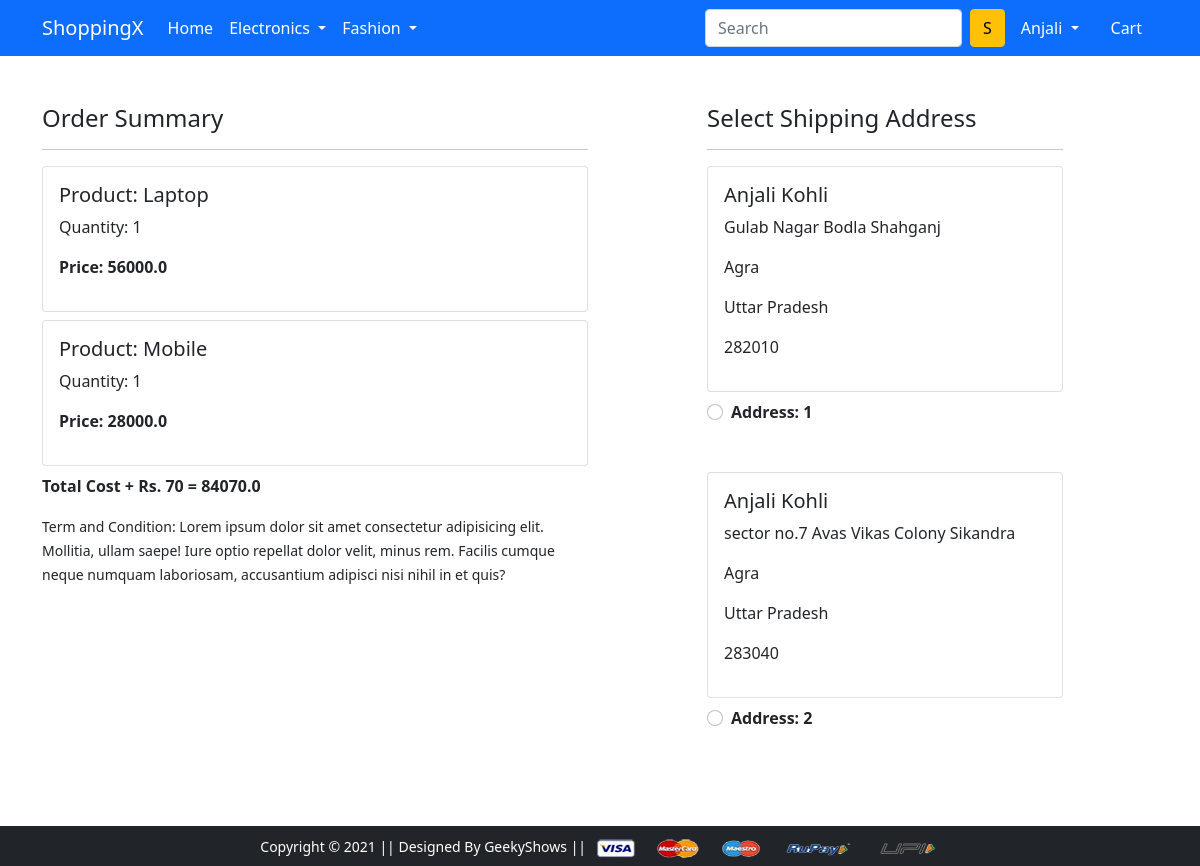
The app's page /checkout/ (signed in) with its own data.
### Ecommerce_App/models.py (models this page shows, shortened)
class Cart(models.Model):
    user = models.ForeignKey(User, on_delete=models.CASCADE)
    product = models.ForeignKey(Product, on_delete=models.CASCADE)
    quantity = models.PositiveIntegerField(default=1)
    @property
    def total_cost(self):
        return self.quantity * self.product.discounted_price

class Product(models.Model):
    title = models.CharField(max_length=100)
    selling_price = models.FloatField()
    discounted_price = models.FloatField()
    description = models.TextField()
    brand = models.CharField(max_length=100)
    category = models.CharField(choices=CATEGORY_CHOICES, max_length=10)
    profile_image = models.ImageField(upload_to='producting')

class Customer(models.Model):
    user = models.ForeignKey(User, on_delete=models.CASCADE)
    name = models.CharField(max_length=200)
    locality = models.CharField(max_length=200)
    city = models.CharField(max_length=100)
    zipcode = models.IntegerField()
    state = models.CharField(choices=STATE_CHOICES, max_length=100)

### Ecommerce_App/views.py (the view)
# urls.py: path('checkout/', views.CheckoutView.as_view(), name='checkout'),
@method_decorator(login_required, name='dispatch')
class CheckoutView(View):
    def get(self, request):
        user = request.user
        add = Customer.objects.filter(user=user)
        cart_items = Cart.objects.filter(user=user)
        amount = 0.0
        shipping_amount = 70.0
        totalamount = 0.0
        cart_product = [p for p in Cart.objects.all() if p.user == request.user]
        if cart_product:
            for p in cart_product:
                tempamount = (p.quantity * p.product.discounted_price)
                amount += tempamount
            totalamount = amount + shipping_amount
        return render(request, 'app/checkout.html', {'add': add, 'totalamount': totalamount, 'cart_itmes': cart_items})

### Ecommerce_App/Templates/app/checkout.html (shortened to what this page needs)
{% extends 'app/base.html' %}
{% load static %}
{% block main-content %}
<div class="container">
 <div class="row mt-5">
  <div class="col-sm-6">
    <h4>Order Summary</h4>
    <hr>
    {% for cart in cart_itmes %}
      <div class="card mb-2">
        <div class="card-body">
          <h5>Product: {{cart.product.title}}</h5>
          <p>Quantity: {{cart.quantity}}</p>
          <p class="fw-bold">Price: {{cart.total_cost}}</p>
        </div>
      </div>
      {% endfor %}
      <p class="fw-bold">Total Cost + Rs. 70 = {{totalamount}}</p>
    <small>Term and Condition: Lorem ipsum dolor sit amet consectetur adipisicing elit. Mollitia, ullam saepe! Iure optio repellat dolor velit, minus rem. Facilis cumque neque numquam laboriosam, accusantium adipisci nisi nihil in et quis?</small>
  </div>
  <div class="col-sm-4 offset-sm-1">
    <h4>Select Shipping Address</h4>
    <hr>
    <form action="{% url 'paymentdone' %}">
      {% for ad in add %}
      <div class="card">
        <div class="card-body">
        <h5>{{ad.name}}</h5>
        <p>{{ad.locality}}</p>
        <p>{{ad.city}}</p>
        <p>{{ad.state}}</p>
        <p>{{ad.zipcode}}</p>
        </div>
      </div>
        <div class="form-check mt-2 mb-5">
          <input class="form-check-input" type="radio" name="custid" id="custadd{{forloop.counter}}" value="{{ad.id}}">
          <label class="form-check-label fw-bold" for="custadd{{forloop.counter}}">
            Address: {{forloop.counter}} </label>
        </div>
        {% endfor %}
      </form>
    </div>
  </div>
</div>
{% endblock main-content %}

### Ecommerce_App/Templates/app/base.html (shortened to what this page needs)
<!doctype html>
{% load static %}
<html lang="en">
  <head>
    <link href="https://cdn.jsdelivr.net/npm/bootstrap@5.0.0-beta1/dist/css/bootstrap.min.css" rel="stylesheet">
    <link rel="stylesheet" href="{% static 'app/css/owl.carousel.min.css' %}">
    <link rel="stylesheet" href="{% static 'app/css/all.min.css' %}">
    <link rel="stylesheet" href="{% static 'app/css/style.css' %}">
  </head>
  <body>
    <nav class="navbar navbar-expand-lg navbar-dark bg-primary">
     <div class="container">
       <a class="navbar-brand" href="/">ShoppingX</a>
       <div class="collapse navbar-collapse" id="navbarSupportedContent">
         <ul class="navbar-nav me-auto mb-2 mb-lg-0">
           <li class="nav-item">
             <a class="nav-link active" aria-current="page" href="/">Home</a>
           </li>
           <li class="nav-item dropdown">
             <a class="nav-link dropdown-toggle text-white" href="#" id="electronicsDropdown" role="button" data-bs-toggle="dropdown" aria-expanded="false">
               Electronics
             </a>
           </li>
           <li class="nav-item dropdown">
             <a class="nav-link dropdown-toggle text-white" href="#" id="fashionDropdown" role="button" data-bs-toggle="dropdown" aria-expanded="false">
               Fashion
             </a>
           </li>
         </ul>
         <form class="d-flex">
           <input class="form-control me-2" type="search" placeholder="Search" aria-label="Search">
           <button class="btn btn-warning" type="submit">S</button>
         </form>
         <div>
          <ul class="navbar-nav me-auto mb-2 mb-lg-0">
            {% if request.user.is_authenticated %}
           <li class="nav-item dropdown mx-2">
              <a class="nav-link dropdown-toggle text-white" href="#" id="profileDropdown" role="button" data-bs-toggle="dropdown" aria-expanded="false">
                {{ request.user.username|capfirst }}
              </a>
            </li>
            <li class="nav-item mx-2">
             <a href="{% url 'showcart' %}" class="nav-link text-white"> Cart </a>
            </li>
            {% endif %}
          </ul>
         </div>
       </div>
     </div>
    </nav>
    {% block main-content %} {% endblock main-content %}
    <footer class="container-fluid bg-dark text-center p-2 mt-5">
        <small class="text-white">Copyright &copy; 2021 || Designed By GeekyShows || </small>
        <img src="{% static 'app/images/payment.png' %}" alt="" srcset="" class="img-fluid" height="2px">
    </footer>
  </body>
</html>

### records on screen
Cart: product "Laptop", quantity "1", total_cost "56000.0"
Cart: product "Mobile", quantity "1", total_cost "28000.0"
Customer: name "Anjali Kohli", locality "Gulab Nagar Bodla Shahganj", city "Agra", state "Uttar Pradesh", zipcode "282010"
Customer: name "Anjali Kohli", locality "sector no.7 Avas Vikas Colony Sikandra", city "Agra", state "Uttar Pradesh", zipcode "283040"

### other values on screen
{{ request.user.username|capfirst }} "Anjali"
{{ totalamount }} "84070.0"
